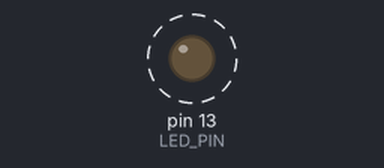
Bench run of a sketch on a simulated Arduino Uno, built with avr-gcc and run on an emulated ATmega328P. Parts: output pins drawn as LEDs (lit = HIGH). Dashed ring = blinking.

Above: at 0.5 s.
Timing chart, 0 to 4.6 s (numbered marks = the images above):
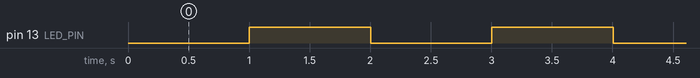

Measured:
- by itself, pin 13 (LED_PIN): alternates HIGH for 1.0 s and LOW for 1.0 s

The sketch:

C.ino
```cpp
#define LED_PIN 13

/****
   Timer variables
*/
unsigned long startTime; // variable to hold when we started the timer.
unsigned long timePassed; // variable to hold the value for
//how much time has passed since timer started
int interval = 1000; // when the timer expires
int ledState =LOW; // variable to holde state of LED

void setup() {
  pinMode(LED_PIN, OUTPUT);
  // initialize the startTime variable
  startTime = millis();


}

void loop() {

// calculate the new timePassed Var
  timePassed = millis() - startTime;
// condition to check if timePassed is > interval var
  if (timePassed > interval)
  {
    // switch the led state var
    if (ledState == HIGH)
      ledState = LOW;
    else
      ledState = HIGH;

    // reset the timer
    startTime = millis();
    timePassed = 0;
  }
  // do the correct action
  digitalWrite(LED_PIN,ledState);
}
```
